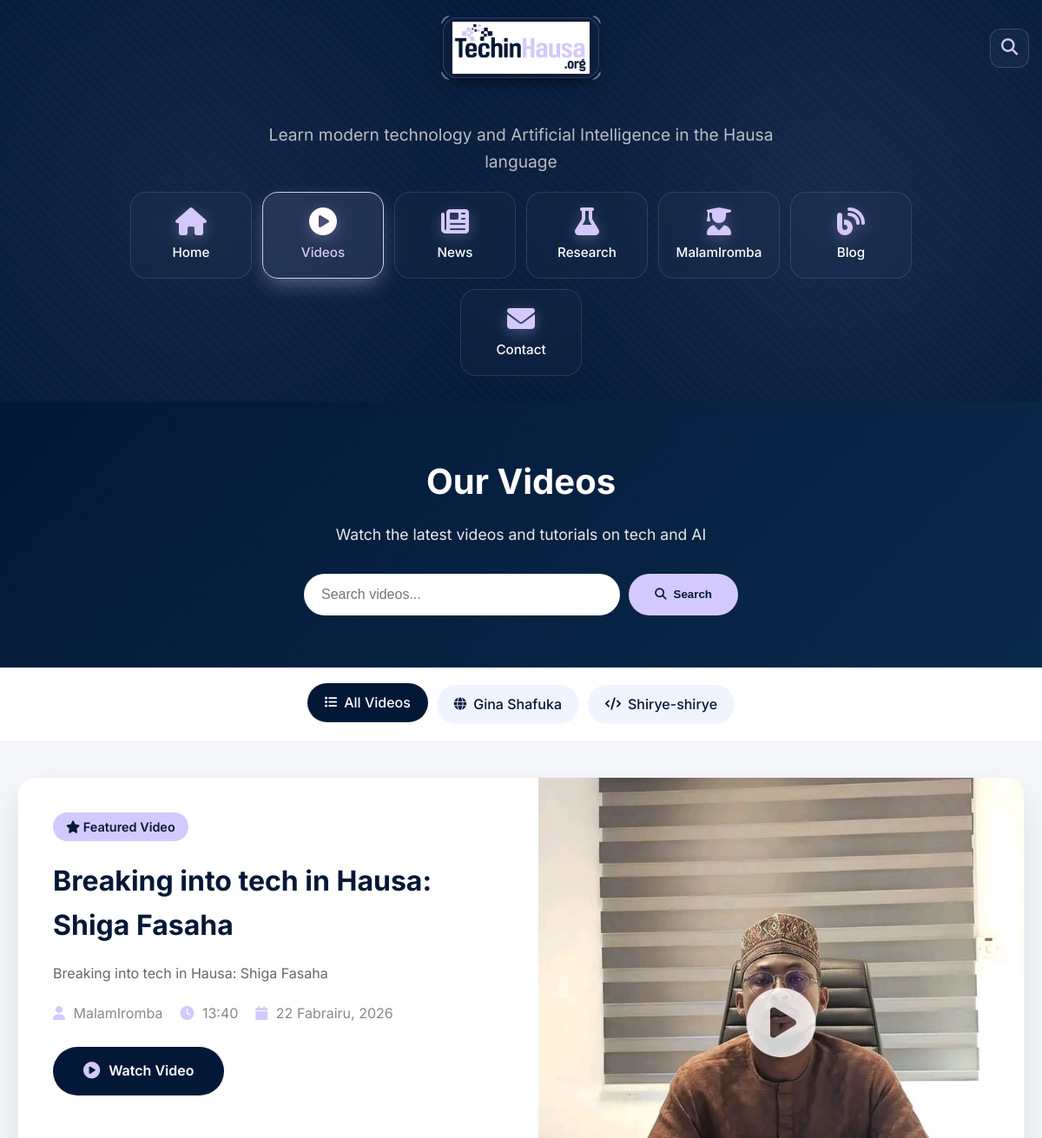
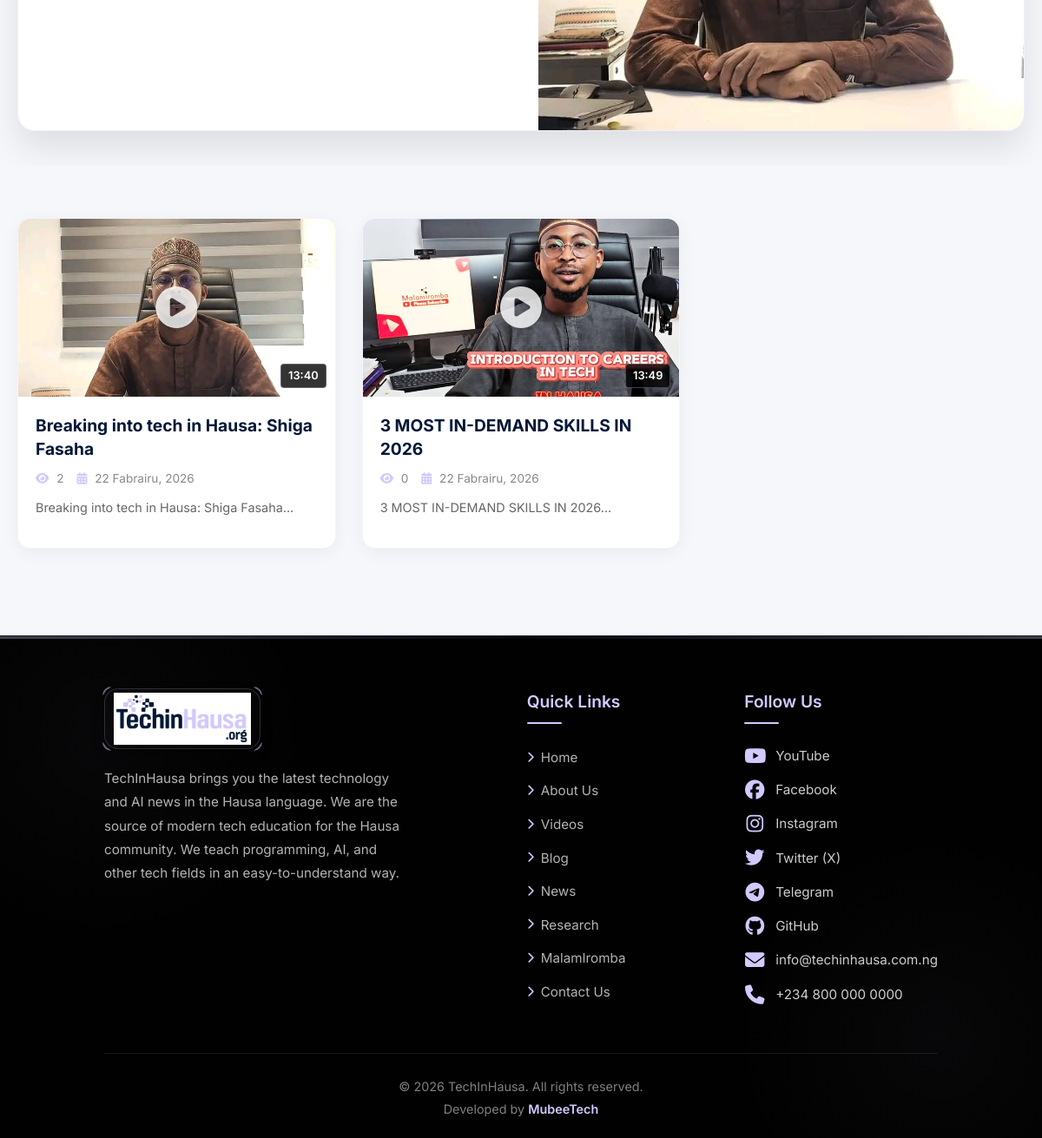
/videos.php, run on the app's committed database (2 pictures, top to bottom).
### tables this page shows
CREATE TABLE `categories` (
  `id` int(11) NOT NULL,
  `name` varchar(100) NOT NULL,
  `slug` varchar(100) NOT NULL,
  `type` enum('video','blog','news','research') NOT NULL,
  `description` text DEFAULT NULL,
  `icon` varchar(50) DEFAULT NULL,
  `created_at` timestamp NOT NULL DEFAULT current_timestamp()
);

CREATE TABLE `videos` (
  `id` int(11) NOT NULL,
  `title` varchar(255) NOT NULL,
  `slug` varchar(255) NOT NULL,
  `category_id` int(11) DEFAULT NULL,
  `tags` varchar(255) DEFAULT NULL,
  `excerpt` text DEFAULT NULL,
  `description` text DEFAULT NULL,
  `featured_image` varchar(255) DEFAULT NULL,
  `video_url` varchar(255) NOT NULL,
  `video_duration` varchar(20) DEFAULT NULL,
  `author` varchar(100) DEFAULT NULL,
  `views` int(11) DEFAULT 0,
  `is_featured` tinyint(1) DEFAULT 0,
  `is_published` tinyint(1) DEFAULT 1,
  `published_at` datetime DEFAULT NULL,
  `created_at` timestamp NOT NULL DEFAULT current_timestamp(),
  `updated_at` timestamp NOT NULL DEFAULT current_timestamp() ON UPDATE current_timestamp()
);

### includes/functions.php (called while the page is built, shortened)
<?php
function getImageUrl($image, $type = 'content') {
    global $SITE_URL;
    $image = ltrim($image, '/');
    $folders = [
        'video'    => 'videos',
        'blog'     => 'blog',
        'news'     => 'news',
        'research' => 'research',
        'media'    => 'media',
        'sponsor'  => 'sponsors',
        'creator'  => 'creator',
        'founder'  => 'founders',
        'content'  => 'content'
    ];
    $folder = $folders[$type] ?? 'content';
    return $SITE_URL . '/uploads/' . $folder . '/' . $image;
}
function formatDateHausa($date) {
    $timestamp = strtotime($date);
    $months = [
        'Janairu', 'Fabrairu', 'Maris', 'Afrilu', 'Mayu', 'Yuni',
        'Yuli', 'Agusta', 'Satumba', 'Oktoba', 'Nuwamba', 'Disamba'
    ];
    $day = date('j', $timestamp);
    $month = $months[date('n', $timestamp) - 1];
    $year = date('Y', $timestamp);
    return "$day $month, $year";
}
?>

### videos.php (the view, shortened to what this page needs)
<?php
require_once 'includes/functions.php';
$page = isset($_GET['page']) ? (int)$_GET['page'] : 1;
$limit = 12;
$offset = ($page - 1) * $limit;
$category_id = isset($_GET['category']) ? (int)$_GET['category'] : 0;
$search = isset($_GET['search']) ? sanitize($_GET['search']) : '';
$where = "WHERE is_published = 1";
$query = "SELECT * FROM videos
          $where
          ORDER BY
            CASE WHEN is_featured = 1 THEN 0 ELSE 1 END,
            published_at DESC
          LIMIT $offset, $limit";
$videos = mysqli_query($conn, $query);
$categories = mysqli_query($conn, "SELECT * FROM categories WHERE type = 'video' ORDER BY name");
$featured_video = mysqli_query($conn, "SELECT * FROM videos WHERE is_featured = 1 AND is_published = 1 ORDER BY published_at DESC LIMIT 1");
include 'partials/header.php';
?>
<section class="page-header">
    <div class="container">
        <h1 class="page-title">Our Videos</h1>
        <p class="page-subtitle">Watch the latest videos and tutorials on tech and AI</p>
        <div class="video-search">
            <form action="videos.php" method="GET" class="search-form">
                <input type="text" name="search" placeholder="Search videos..." value="<?= htmlspecialchars($search) ?>">
                <button type="submit"><i class="fas fa-search"></i> Search</button>
            </form>
        </div>
    </div>
</section>
<section class="video-categories">
    <div class="container">
        <div class="categories-wrapper">
            <a href="videos.php" class="category-tab <?= !$category_id ? 'active' : '' ?>">
                <i class="fas fa-list"></i> All Videos
            </a>
            <?php while ($cat = mysqli_fetch_assoc($categories)): ?>
                <a href="videos.php?category=<?= $cat['id'] ?>" class="category-tab <?= $category_id == $cat['id'] ? 'active' : '' ?>">
                    <i class="fas <?= $cat['icon'] ?? 'fa-folder' ?>"></i> <?= htmlspecialchars($cat['name']) ?>
                </a>
            <?php endwhile; ?>
        </div>
    </div>
</section>
<?php if (mysqli_num_rows($featured_video) > 0 && $page == 1 && !$category_id && empty($search)):
    $featured = mysqli_fetch_assoc($featured_video);
    $video_id = getYouTubeId($featured['video_url']);
?>
<section class="featured-video-section">
    <div class="container">
        <div class="featured-video-card">
            <div class="featured-video-content">
                <span class="featured-badge"><i class="fas fa-star"></i> Featured Video</span>
                <h2><?= htmlspecialchars($featured['title']) ?></h2>
                <p><?= htmlspecialchars($featured['excerpt'] ?? '') ?></p>
                <div class="featured-meta">
                    <span><i class="fas fa-user"></i> <?= htmlspecialchars($featured['author'] ?? 'MalamIromba') ?></span>
                    <span><i class="fas fa-clock"></i> <?= htmlspecialchars($featured['video_duration'] ?? '') ?></span>
                    <span><i class="fas fa-calendar"></i> <?= formatDateHausa($featured['published_at']) ?></span>
                </div>
                <a href="video/<?= $featured['slug'] ?>" class="watch-now-btn">
                    <i class="fas fa-play-circle"></i> Watch Video
                </a>
            </div>
            <div class="featured-video-thumbnail">
                <a href="video/<?= $featured['slug'] ?>">
                    <img src="<?= !empty($featured['featured_image']) ? getImageUrl($featured['featured_image'], 'video') : "https://img.youtube.com/vi/{$video_id}/maxresdefault.jpg" ?>"
                         alt="<?= htmlspecialchars($featured['title']) ?>">
                    <span class="play-button-large"><i class="fas fa-play-circle"></i></span>
                </a>
            </div>
        </div>
    </div>
</section>
<?php endif; ?>
<section class="videos-grid-section">
    <div class="container">
        <?php if (mysqli_num_rows($videos) > 0): ?>
            <div class="videos-grid">
                <?php while ($video = mysqli_fetch_assoc($videos)):
                    $video_id = getYouTubeId($video['video_url']);
                    $thumbnail = !empty($video['featured_image'])
                        ? getImageUrl($video['featured_image'], 'video')
                        : "https://img.youtube.com/vi/{$video_id}/mqdefault.jpg";
                ?>
                    <div class="video-card">
                        <div class="video-thumbnail">
                            <a href="video/<?= $video['slug'] ?>">
                                <img src="<?= $thumbnail ?>"
                                     alt="<?= htmlspecialchars($video['title']) ?>"
                                     loading="lazy"
                                     onerror="this.src='<?= SITE_URL ?>/assets/images/video-placeholder.jpg'">
                                <?php if (!empty($video['video_duration'])): ?>
                                    <span class="video-duration"><?= $video['video_duration'] ?></span>
                                <?php endif; ?>
                                <span class="play-button"><i class="fas fa-play-circle"></i></span>
                            </a>
                        </div>
                        <div class="video-info">
                            <h3 class="video-title">
                                <a href="video/<?= $video['slug'] ?>">
                                    <?= htmlspecialchars($video['title']) ?>
                                </a>
                            </h3>
                            <div class="video-meta">
                                <span class="video-views">
                                    <i class="fas fa-eye"></i> <?= number_format($video['views'] ?? 0) ?>
                                </span>
                                <span class="video-date">
                                    <i class="fas fa-calendar-alt"></i> <?= formatDateHausa($video['published_at']) ?>
                                </span>
                            </div>
                            <?php if (!empty($video['excerpt'])): ?>
                                <p class="video-excerpt"><?= htmlspecialchars(substr($video['excerpt'], 0, 80)) ?>...</p>
                            <?php endif; ?>
                        </div>
                    </div>
                <?php endwhile; ?>
            </div>
        <?php endif; ?>
    </div>
</section>
<?php include 'partials/footer.php'; ?>

### css/style.css (style rules this page uses)
:root { --navy: #031837; --navy-light: #0a2a4a; --navy-dark: #010101; --lavender: #D3C9FE; --lavender-light: #e5defe; --lavender-dark: #b8a9fe; --white: #ffffff; --off-white: #f8f9ff; --gray-light: #f5f5f5; --gray: #666666; --gray-dark: #333333; --soft-bg: #f8f9ff; }
* { margin: 0; padding: 0; box-sizing: border-box; }
body { font-family: 'Inter', 'Poppins', sans-serif; color: var(--gray-dark); background-color: var(--white); line-height: 1.6; }
.container { max-width: 1200px; margin: 0 auto; padding: 0 20px; }
section { padding: 80px 10%; }
.videos-grid { display: grid; grid-template-columns: repeat(auto-fill, minmax(280px, 1fr)); gap: 30px; }
.video-card { background: var(--white); border-radius: 12px; overflow: hidden; box-shadow: 0 5px 20px rgba(3, 24, 55, 0.08); transition: all 0.3s; border: 1px solid rgba(211, 201, 254, 0.2); }
.video-thumbnail { position: relative; aspect-ratio: 16/9; overflow: hidden; }
.video-thumbnail img { width: 100%; height: 100%; object-fit: cover; transition: transform 0.5s; }
.video-duration { position: absolute; bottom: 10px; right: 10px; background: rgba(1, 1, 1, 0.8); color: var(--white); padding: 4px 10px; border-radius: 4px; font-size: 0.8rem; font-weight: 600; border: 1px solid rgba(211, 201, 254, 0.3); }
.video-info { padding: 20px; }
.video-info h3 { margin-bottom: 10px; font-size: 1.2rem; line-height: 1.4; }
.video-info h3 a { color: var(--navy); text-decoration: none; transition: color 0.3s; }
.video-info p { color: var(--gray); font-size: 0.9rem; margin-bottom: 15px; line-height: 1.6; }
.video-meta { display: flex; gap: 20px; font-size: 0.85rem; color: var(--gray); }
.video-meta i { color: var(--lavender); margin-right: 5px; }
section { animation: fadeUp 0.8s ease forwards; }
:root { --navy: #031837; --navy-light: #0a2a4a; --navy-dark: #010101; --lavender: #D3C9FE; --lavender-light: #e5defe; --lavender-dark: #b8a9fe; --white: #ffffff; --gray-light: #f5f5f5; --gray: #666666; }

### partials/header.php (style rules this page uses)
* { margin: 0; padding: 0; box-sizing: border-box; }
body { font-family: 'Inter', sans-serif; background-color: #f5f7fb; }

### data on the page
categories: name "Gina Shafuka"
categories: name "Shirye-shirye"
videos: title "Breaking into tech in Hausa: Shiga Fasaha", excerpt "Breaking into tech in Hausa: Shiga Fasaha", author "MalamIromba", video_duration "13:40", published_at "22 Fabrairu, 2026", featured_image (picture), views "2"
videos: featured_image (picture), video_duration "13:49", title "3 MOST IN-DEMAND SKILLS IN 2026", views "0", published_at "22 Fabrairu, 2026", excerpt "3 MOST IN-DEMAND SKILLS IN 2026"
